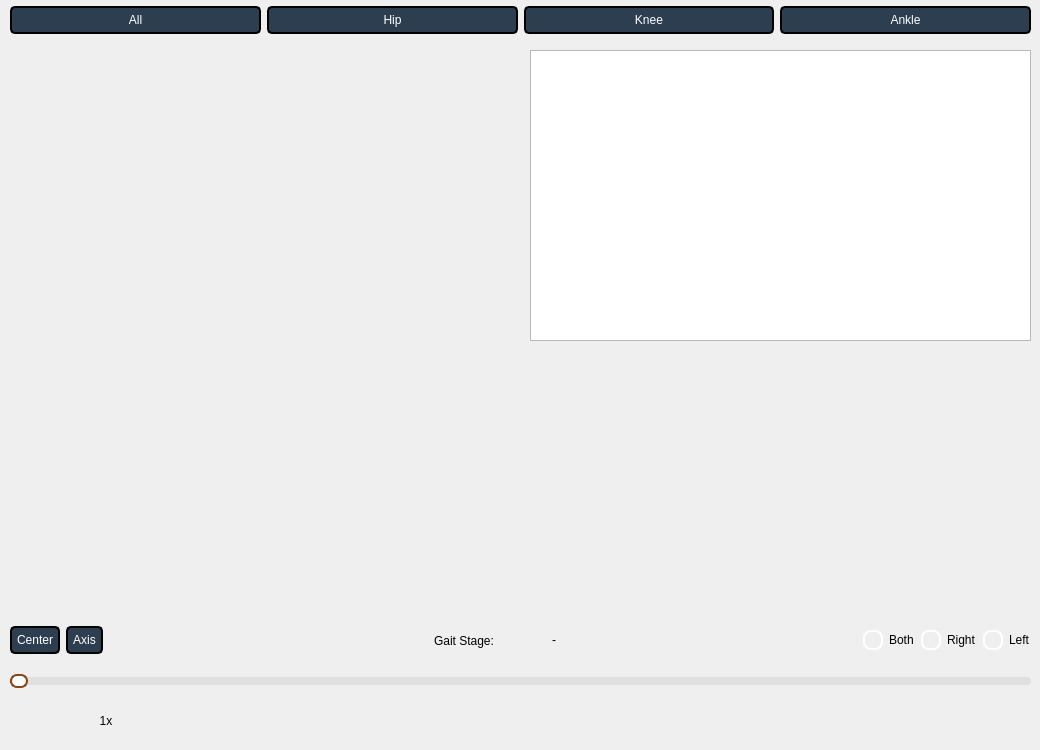
    <widget class="QWidget" name="simulationPage">
     <widget class="QWidget" name="horizontalLayoutWidget">
      <property name="geometry">
       <rect>
        <x>10</x>
        <y>0</y>
        <width>1021</width>
        <height>41</height>
       </rect>
      </property>
      <layout class="QHBoxLayout" name="horizontalLayout_3">
       <item>
        <widget class="QPushButton" name="analyticsAllButton">
         <property name="enabled">
          <bool>true</bool>
         </property>
         <property name="styleSheet">
          <string notr="true">QPushButton {
    border: 2px solid black; /* Black border */
    border-radius: 5px; /* Optional: Rounded corners */
    padding: 5px;
    color: white; /* Text color */
    background-color: #2c3e50; /* Button background color */
}

QPushButton:hover {
    background-color: #34495e; /* Slightly darker on hover */
}
</string>
         </property>
         <property name="text">
          <string>All</string>
         </property>
         <property name="checkable">
          <bool>true</bool>
         </property>
         <property name="checked">
          <bool>true</bool>
         </property>
        </widget>
       </item>
       <item>
        <widget class="QPushButton" name="analyticsHipButton">
         <property name="enabled">
          <bool>true</bool>
         </property>
         <property name="styleSheet">
          <string notr="true">QPushButton {
    border: 2px solid black; /* Black border */
    border-radius: 5px; /* Optional: Rounded corners */
    padding: 5px;
    color: white; /* Text color */
    background-color: #2c3e50; /* Button background color */
}

QPushButton:hover {
    background-color: #34495e; /* Slightly darker on hover */
}
</string>
         </property>
         <property name="text">
          <string>Hip</string>
         </property>
         <property name="checkable">
          <bool>true</bool>
         </property>
         <property name="checked">
          <bool>false</bool>
         </property>
        </widget>
       </item>
       <item>
        <widget class="QPushButton" name="analyticsKneeButton">
         <property name="enabled">
          <bool>true</bool>
         </property>
         <property name="styleSheet">
          <string notr="true">QPushButton {
    border: 2px solid black; /* Black border */
    border-radius: 5px; /* Optional: Rounded corners */
    padding: 5px;
    color: white; /* Text color */
    background-color: #2c3e50; /* Button background color */
}

QPushButton:hover {
    background-color: #34495e; /* Slightly darker on hover */
}
</string>
         </property>
         <property name="text">
          <string>Knee</string>
         </property>
         <property name="checkable">
          <bool>true</bool>
         </property>
        </widget>
       </item>
       <item>
        <widget class="QPushButton" name="analyticsAnkleButton">
         <property name="enabled">
          <bool>true</bool>
         </property>
         <property name="styleSheet">
          <string notr="true">QPushButton {
    border: 2px solid black; /* Black border */
    border-radius: 5px; /* Optional: Rounded corners */
    padding: 5px;
    color: white; /* Text color */
    background-color: #2c3e50; /* Button background color */
}

QPushButton:hover {
    background-color: #34495e; /* Slightly darker on hover */
}
</string>
         </property>
         <property name="text">
          <string>Ankle</string>
         </property>
         <property name="checkable">
          <bool>true</bool>
         </property>
        </widget>
       </item>
      </layout>
     </widget>
     <widget class="QTableWidget" name="jointsTable">
      <property name="enabled">
       <bool>true</bool>
      </property>
      <property name="geometry">
       <rect>
        <x>530</x>
        <y>50</y>
        <width>501</width>
        <height>291</height>
       </rect>
      </property>
     </widget>
     <widget class="QWidget" name="trialChart" native="true">
      <property name="enabled">
       <bool>true</bool>
      </property>
      <property name="geometry">
       <rect>
        <x>529</x>
        <y>350</y>
        <width>501</width>
        <height>251</height>
       </rect>
      </property>
     </widget>
     <widget class="QSlider" name="slider">
      <property name="geometry">
       <rect>
        <x>10</x>
        <y>670</y>
        <width>1021</width>
        <height>22</height>
       </rect>
      </property>
      <property name="styleSheet">
       <string notr="true">QSlider::groove:horizontal {
    border: none;
    height: 8px;
    background: #E0E0E0;  /* Light gray background */
    border-radius: 4px;   /* Rounded groove */
}

QSlider::sub-page:horizontal {
    background: #8B4513;  /* Brown progress bar */
    border-radius: 4px;
}

QSlider::add-page:horizontal {
    background: #E0E0E0;  /* Gray remaining bar */
    border-radius: 4px;
}

QSlider::handle:horizontal {
    background: white;
    border: 2px solid #8B4513;  /* Brown border */
    width: 14px;
    height: 14px;
    border-radius: 7px;   /* Circular handle */
    margin: -3px 0;       /* Center handle */
}

QSlider::handle:horizontal:hover {
    background: #8B4513;  /* Brown on hover */
    border: 2px solid #5C3317;
}

QSlider::handle:horizontal:pressed {
    background: #5C3317;
    border: 2px solid #3D2309;
}
</string>
      </property>
      <property name="orientation">
       <enum>Qt::Horizontal</enum>
      </property>
     </widget>
     <widget class="QWidget" name="horizontalLayoutWidget_2">
      <property name="geometry">
       <rect>
        <x>10</x>
        <y>700</y>
        <width>1021</width>
        <height>41</height>
       </rect>
      </property>
      <layout class="QHBoxLayout" name="horizontalLayout_4">
       <item>
        <widget class="QPushButton" name="rewindButton">
         <property name="enabled">
          <bool>true</bool>
         </property>
         <property name="minimumSize">
          <size>
           <width>20</width>
           <height>0</height>
          </size>
         </property>
         <property name="styleSheet">
          <string notr="true">QPushButton {
    border: none;
    outline: none; /* Removes any focus border */
   
}

</string>
         </property>
         <property name="text">
          <string/>
         </property>
         <property name="icon">
          <iconset resource="final_resources.qrc">
           <normaloff>:/final_resources/left.png</normaloff>:/final_resources/left.png</iconset>
         </property>
         <property name="checkable">
          <bool>false</bool>
         </property>
         <property name="checked">
          <bool>false</bool>
         </property>
        </widget>
       </item>
       <item>
        <widget class="QPushButton" name="fastForwardButton">
         <property name="enabled">
          <bool>true</bool>
         </property>
         <property name="minimumSize">
          <size>
           <width>0</width>
           <height>20</height>
          </size>
         </property>
         <property name="styleSheet">
          <string notr="true">QPushButton {
    border: none;
    outline: none; /* Removes any focus border */
   
}</string>
         </property>
         <property name="text">
          <string/>
         </property>
         <property name="icon">
          <iconset resource="final_resources.qrc">
           <normaloff>:/final_resources/right.png</normaloff>:/final_resources/right.png</iconset>
         </property>
         <property name="checkable">
          <bool>false</bool>
         </property>
         <property name="checked">
          <bool>false</bool>
         </property>
        </widget>
       </item>
       <item>
        <widget class="QLabel" name="speedLabel">
         <property name="enabled">
          <bool>true</bool>
         </property>
         <property name="minimumSize">
          <size>
           <width>40</width>
           <height>0</height>
          </size>
         </property>
         <property name="maximumSize">
          <size>
           <width>40</width>
           <height>16777215</height>
          </size>
         </property>
         <property name="text">
          <string>1x</string>
         </property>
         <property name="alignment">
          <set>Qt::AlignCenter</set>
         </property>
        </widget>
       </item>
       <item>
        <spacer name="horizontalSpacer">
         <property name="orientation">
          <enum>Qt::Horizontal</enum>
         </property>
         <property name="sizeType">
          <enum>QSizePolicy::Expanding</enum>
         </property>
         <property name="sizeHint" stdset="0">
          <size>
           <width>140</width>
           <height>20</height>
          </size>
         </property>
        </spacer>
       </item>
       <item>
        <widget class="QPushButton" name="pauseButton">
         <property name="enabled">
          <bool>true</bool>
         </property>
         <property name="minimumSize">
          <size>
           <width>0</width>
           <height>20</height>
          </size>
         </property>
         <property name="styleSheet">
          <string notr="true">QPushButton {
    border: none;
    outline: none; /* Removes any focus border */
   
}</string>
         </property>
         <property name="text">
          <string/>
         </property>
         <property name="icon">
          <iconset resource="final_resources.qrc">
           <normaloff>:/final_resources/Play.png</normaloff>:/final_resources/Play.png</iconset>
         </property>
         <property name="checkable">
          <bool>false</bool>
         </property>
         <property name="checked">
          <bool>false</bool>
         </property>
        </widget>
       </item>
       <item>
        <widget class="QPushButton" name="playButton">
         <property name="enabled">
          <bool>true</bool>
         </property>
         <property name="minimumSize">
          <size>
           <width>0</width>
           <height>20</height>
          </size>
         </property>
         <property name="styleSheet">
          <string notr="true">QPushButton {
    border: none;
    outline: none; /* Removes any focus border */
   
}</string>
         </property>
         <property name="text">
          <string/>
         </property>
         <property name="icon">
          <iconset resource="final_resources.qrc">
           <normaloff>:/final_resources/Pause.png</normaloff>:/final_resources/Pause.png</iconset>
         </property>
         <property name="checkable">
          <bool>false</bool>
         </property>
         <property name="checked">
          <bool>false</bool>
         </property>
        </widget>
       </item>
       <item>
        <spacer name="horizontalSpacer_2">
         <property name="orientation">
          <enum>Qt::Horizontal</enum>
         </property>
         <property name="sizeHint" stdset="0">
          <size>
           <width>40</width>
           <height>20</height>
          </size>
         </property>
        </spacer>
       </item>
       <item>
        <widget class="QPushButton" name="backButton">
         <property name="enabled">
          <bool>true</bool>
         </property>
         <property name="minimumSize">
          <size>
           <width>30</width>
           <height>15</height>
          </size>
         </property>
         <property name="maximumSize">
          <size>
           <width>16777215</width>
           <height>10</height>
          </size>
         </property>
         <property name="styleSheet">
          <string notr="true">QPushButton {
    border: none;
    outline: none; /* Removes any focus border */
   
}</string>
         </property>
         <property name="text">
          <string/>
         </property>
         <property name="icon">
          <iconset resource="final_resources.qrc">
           <normaloff>:/final_resources/Icon (4).png</normaloff>:/final_resources/Icon (4).png</iconset>
         </property>
         <property name="checkable">
          <bool>false</bool>
         </property>
         <property name="checked">
          <bool>false</bool>
         </property>
        </widget>
       </item>
       <item>
        <widget class="QPushButton" name="skipButton">
         <property name="enabled">
          <bool>true</bool>
         </property>
         <property name="minimumSize">
          <size>
           <width>30</width>
           <height>35</height>
          </size>
         </property>
         <property name="styleSheet">
          <string notr="true">QPushButton {
    border: none;
    outline: none; /* Removes any focus border */
   
}</string>
         </property>
         <property name="text">
          <string/>
         </property>
         <property name="icon">
          <iconset resource="final_resources.qrc">
           <normaloff>:/final_resources/skip.png</normaloff>:/final_resources/skip.png</iconset>
         </property>
         <property name="checkable">
          <bool>false</bool>
         </property>
         <property name="checked">
          <bool>false</bool>
         </property>
        </widget>
       </item>
      </layout>
     </widget>
     <widget class="QWidget" name="horizontalLayoutWidget_3">
      <property name="geometry">
       <rect>
        <x>10</x>
        <y>620</y>
        <width>1021</width>
        <height>41</height>
       </rect>
      </property>
      <layout class="QHBoxLayout" name="horizontalLayout_6">
       <item>
        <widget class="QPushButton" name="centerAnimationButton">
         <property name="enabled">
          <bool>true</bool>
         </property>
         <property name="styleSheet">
          <string notr="true">QPushButton {
    border: 2px solid black; /* Black border */
    border-radius: 5px; /* Optional: Rounded corners */
    padding: 5px;
    color: white; /* Text color */
    background-color: #2c3e50; /* Button background color */
}

QPushButton:hover {
    background-color: #34495e; /* Slightly darker on hover */
}
</string>
         </property>
         <property name="text">
          <string>Center</string>
         </property>
         <property name="checkable">
          <bool>true</bool>
         </property>
        </widget>
       </item>
       <item>
        <widget class="QPushButton" name="axisButton">
         <property name="enabled">
          <bool>true</bool>
         </property>
         <property name="sizePolicy">
          <sizepolicy hsizetype="Minimum" vsizetype="Fixed">
           <horstretch>0</horstretch>
           <verstretch>0</verstretch>
          </sizepolicy>
         </property>
         <property name="minimumSize">
          <size>
           <width>20</width>
           <height>0</height>
          </size>
         </property>
         <property name="styleSheet">
          <string notr="true">QPushButton {
    border: 2px solid black; /* Black border */
    border-radius: 5px; /* Optional: Rounded corners */
    padding: 5px;
    color: white; /* Text color */
    background-color: #2c3e50; /* Button background color */
}

QPushButton:hover {
    background-color: #34495e; /* Slightly darker on hover */
}
</string>
         </property>
         <property name="text">
          <string>Axis</string>
         </property>
         <property name="checkable">
          <bool>true</bool>
         </property>
        </widget>
       </item>
       <item>
        <spacer name="horizontalSpacer_3">
         <property name="orientation">
          <enum>Qt::Horizontal</enum>
         </property>
         <property name="sizeType">
          <enum>QSizePolicy::Preferred</enum>
         </property>
         <property name="sizeHint" stdset="0">
          <size>
           <width>325</width>
           <height>20</height>
          </size>
         </property>
        </spacer>
       </item>
       <item>
        <widget class="QLabel" name="gaitStageLabel">
         <property name="enabled">
          <bool>true</bool>
         </property>
         <property name="styleSheet">
          <string notr="true">font: 8pt &quot;Microsoft JhengHei UI&quot;;</string>
         </property>
         <property name="text">
          <string>Gait Stage: </string>
         </property>
        </widget>
       </item>
       <item>
        <widget class="QLabel" name="gaitStageValue">
         <property name="enabled">
          <bool>true</bool>
         </property>
         <property name="sizePolicy">
          <sizepolicy hsizetype="Fixed" vsizetype="Fixed">
           <horstretch>0</horstretch>
           <verstretch>0</verstretch>
          </sizepolicy>
         </property>
         <property name="minimumSize">
          <size>
           <width>100</width>
           <height>0</height>
          </size>
         </property>
         <property name="maximumSize">
          <size>
           <width>100</width>
           <height>16777215</height>
          </size>
         </property>
         <property name="styleSheet">
          <string notr="true">font: 8pt &quot;Microsoft JhengHei UI&quot;;</string>
         </property>
         <property name="text">
          <string>-</string>
         </property>
         <property name="alignment">
          <set>Qt::AlignCenter</set>
         </property>
        </widget>
       </item>
       <item>
        <spacer name="horizontalSpacer_4">
         <property name="orientation">
          <enum>Qt::Horizontal</enum>
         </property>
         <property name="sizeHint" stdset="0">
          <size>
           <width>40</width>
           <height>20</height>
          </size>
         </property>
        </spacer>
       </item>
       <item>
        <widget class="QRadioButton" name="bothButton">
         <property name="enabled">
          <bool>true</bool>
         </property>
         <property name="styleSheet">
          <string notr="true">font: 8pt &quot;Microsoft JhengHei UI&quot;;

QRadioButton {
    font-size: 14px;
    color: white; /* Text color */
    background-color: #2C3E50; /* Dark background to match buttons */
    border-radius: 15px; /* Rounded edges */
    padding: 5px 10px; /* Adjust padding */
}

/* Style the radio button indicator (circle) */
QRadioButton::indicator {
    width: 16px;
    height: 16px;
    border-radius: 8px;
    border: 2px solid white; /* Default border */
    background-color: transparent;
}

/* When the radio button is checked */
QRadioButton::indicator:checked {
    background-color: #3498DB; /* Highlight color (blue) */
    border: 2px solid #3498DB; /* Match highlight color */
}

/* Hover effect */
QRadioButton:hover {
    background-color: #34495E; /* Slightly lighter shade on hover */
}
</string>
         </property>
         <property name="text">
          <string>Both</string>
         </property>
        </widget>
       </item>
       <item>
        <widget class="QRadioButton" name="rightOnlyButton">
         <property name="enabled">
          <bool>true</bool>
         </property>
         <property name="styleSheet">
          <string notr="true">font: 8pt &quot;Microsoft JhengHei UI&quot;;

QRadioButton {
    font-size: 14px;
    color: white; /* Text color */
    background-color: #2C3E50; /* Dark background to match buttons */
    border-radius: 15px; /* Rounded edges */
    padding: 5px 10px; /* Adjust padding */
}

/* Style the radio button indicator (circle) */
QRadioButton::indicator {
    width: 16px;
    height: 16px;
    border-radius: 8px;
    border: 2px solid white; /* Default border */
    background-color: transparent;
}

/* When the radio button is checked */
QRadioButton::indicator:checked {
    background-color: #3498DB; /* Highlight color (blue) */
    border: 2px solid #3498DB; /* Match highlight color */
}

/* Hover effect */
QRadioButton:hover {
    background-color: #34495E; /* Slightly lighter shade on hover */
}
</string>
         </property>
         <property name="text">
          <string>Right</string>
         </property>
        </widget>
       </item>
       <item>
        <widget class="QRadioButton" name="leftOnlyButton">
         <property name="enabled">
          <bool>true</bool>
         </property>
         <property name="styleSheet">
          <string notr="true">font: 8pt &quot;Microsoft JhengHei UI&quot;;
QRadioButton {
    font-size: 14px;
    color: white; /* Text color */
    background-color: #2C3E50; /* Dark background to match buttons */
    border-radius: 15px; /* Rounded edges */
    padding: 5px 10px; /* Adjust padding */
}

/* Style the radio button indicator (circle) */
QRadioButton::indicator {
    width: 16px;
    height: 16px;
    border-radius: 8px;
    border: 2px solid white; /* Default border */
    background-color: transparent;
}

/* When the radio button is checked */
QRadioButton::indicator:checked {
    background-color: #3498DB; /* Highlight color (blue) */
    border: 2px solid #3498DB; /* Match highlight color */
}

/* Hover effect */
QRadioButton:hover {
    background-color: #34495E; /* Slightly lighter shade on hover */
}
</string>
         </property>
         <property name="text">
          <string>Left</string>
         </property>
        </widget>
       </item>
      </layout>
     </widget>
     <widget class="QWidget" name="visualizationWidget" native="true">
      <property name="enabled">
       <bool>true</bool>
      </property>
      <property name="geometry">
       <rect>
        <x>10</x>
        <y>50</y>
        <width>501</width>
        <height>551</height>
       </rect>
      </property>
     </widget>
    </widget>
